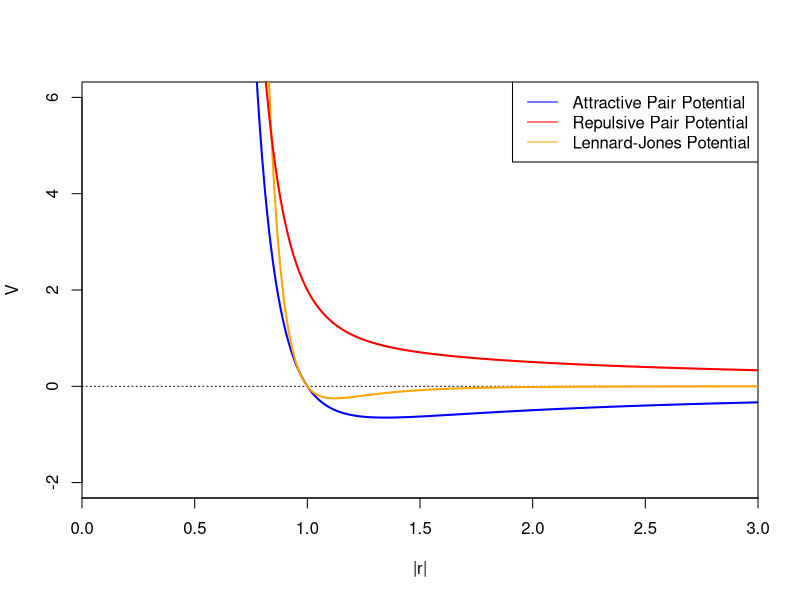
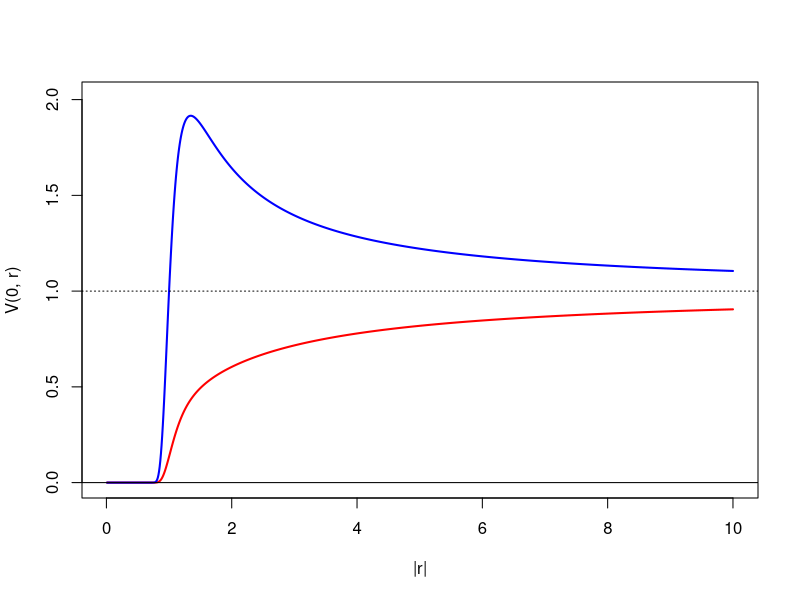
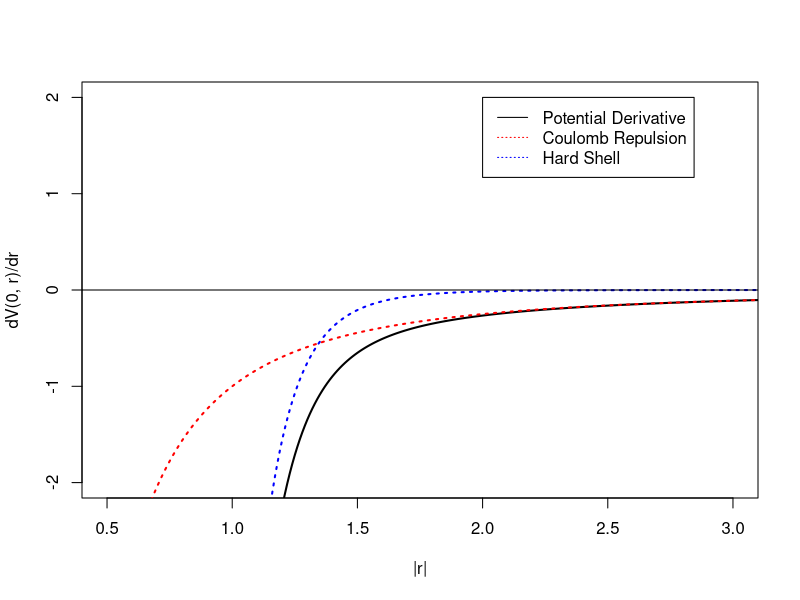
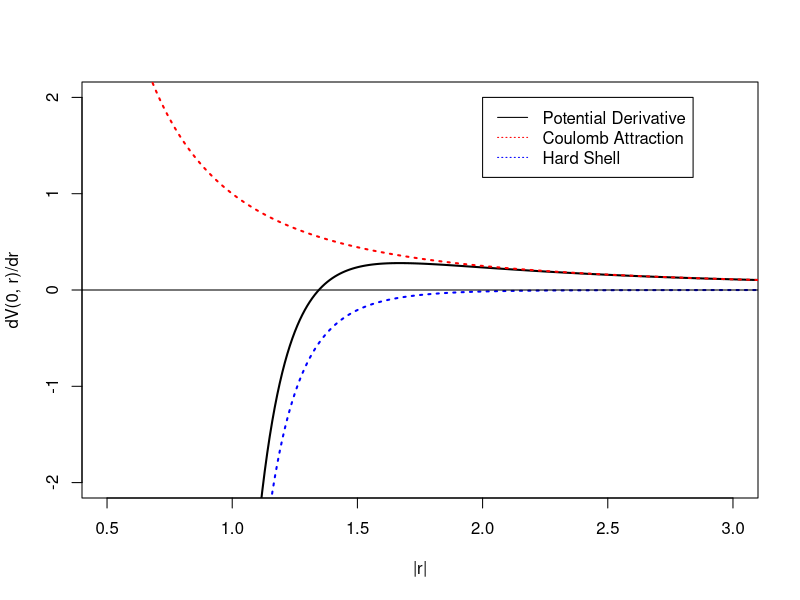
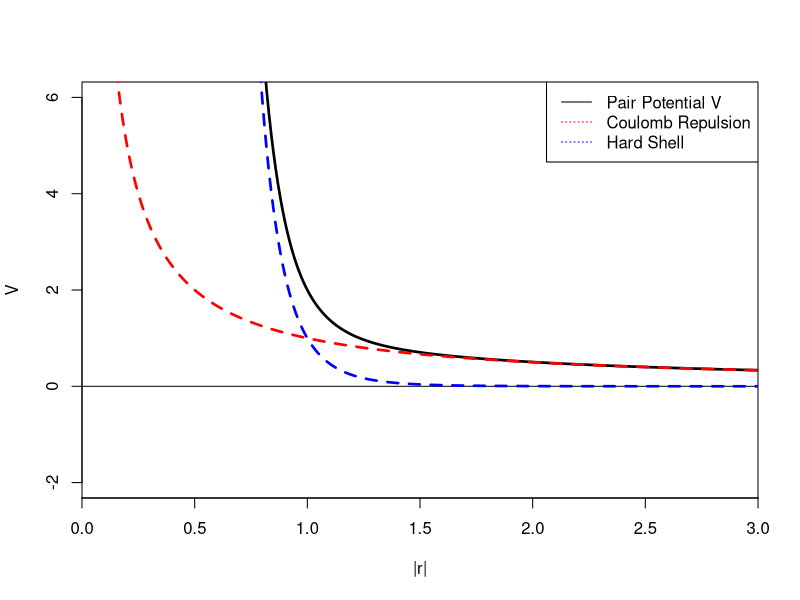
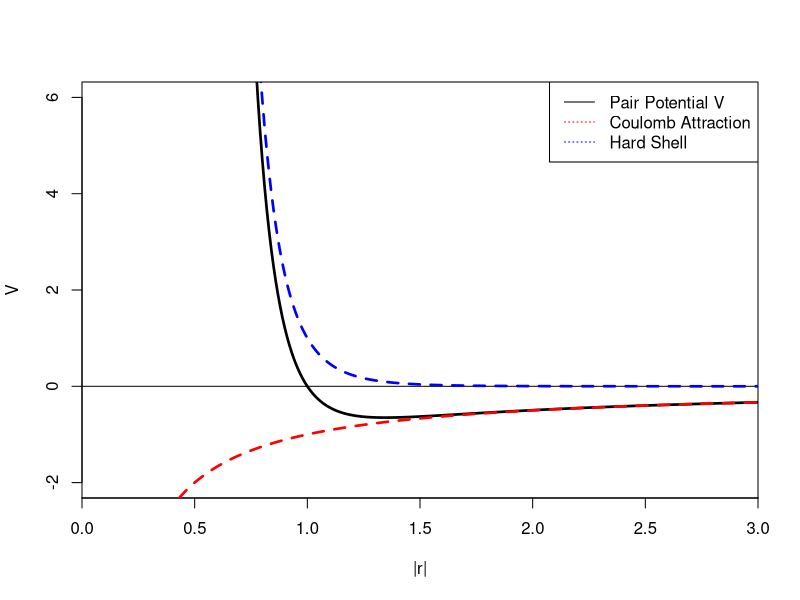

Recreate these plots in R, in order.
## ---- chunk 1
knitr::opts_chunk$set(echo = FALSE)
library(plotrix)
## ---- chunk 2
step  <- 0.01
x     <- seq(from=0, to=3, by=step)
N     <- length(x)

v1  <-  1/x
v2  <-  1/x**8
v1L <-  1/x**12
v2L <- -1/x**6

yhigh <-  6
ylow  <- -2

# par(pty="s")

pdf("pairpotential_repulsion.pdf", width=10*0.6, height=10*0.6)
plot (NA, xlim=c(0,3), ylim=c(ylow,yhigh), xlab='|r|', ylab='V', xaxs = "i")
# lines(x,  v1L+v2L   , type='l', col='red'  , lwd=2, lty=1)
# lines(x,  v1+v2   , type='l', col='red'  , lwd=2, lty=1)
abline(h=0)
lines(x,  v1+v2, col='black', lwd=2.6, lty=1)
lines(x,  v1   , col='red'  , lwd=2.6, lty=2)
lines(x,  v2   , col='blue' , lwd=2.6, lty=2)
legend("topright", legend=c("Pair Potential V", "Coulomb Repulsion", "Hard Shell"),col=c("black", "red", "blue"), lty=c(1,3,3))
# legend("topright", legend=c("Pair Potential V", "Lennard-Jones-Potential"),col=c("green", "red"), lty=c(1,3,3))
dev.off()

pdf("pairpotential_attraction.pdf", width=10*0.6, height=10*0.6)
plot (NA, xlim=c(0,3), ylim=c(ylow,yhigh), xlab='|r|', ylab='V', xaxs = "i")
abline(h=0)
lines(x, -v1+v2, col='black', lwd=2.6, lty=1)
lines(x, -v1   , col='red'  , lwd=2.6, lty=2)
lines(x,  v2   , col='blue' , lwd=2.6, lty=2)
legend("topright", legend=c("Pair Potential V", "Coulomb Attraction", "Hard Shell"),col=c("black", "red", "blue"), lty=c(1,3,3))
dev.off()
## ---- chunk 3
step  <- 0.01
x     <- seq(from=0, to=3, by=step)
N     <- length(x)

v1  <- 1/x
v2  <- 1/x**8
v1L <- 1/x**12
v2L <- -1/x**6

yhigh <- 6
ylow  <- -2

# par(pty="s")

# pdf("lennard_jones_potential.pdf", width = 10*0.7, height = 6*0.7)
plot (x,  -v1+v2, type='l', col='blue', lwd=2, lty=1, ylim=c(ylow,yhigh), xlab='|r|', ylab='V', xaxs = "i")
abline(h=0, lty=3)
lines(x,  v1L+v2L   , type='l', col='orange'  , lwd=2, lty=1)
lines(x,  v1+v2   , type='l', col='red'  , lwd=2, lty=1)
legend("topright", legend=c("Attractive Pair Potential ", "Repulsive Pair Potential" , "Lennard-Jones Potential"),col=c("blue", "red", "orange"), lty=c(1,1,1))
# dev.off()
## ---- chunk 4
step  <- 0.01
x     <- seq(from=0.01, to=10, by=step)
N     <- length(x)

v1  <- 1/x
v2  <- 1/x**8

heat <- 1

yhigh <- max(exp(-1/heat*(-v1+v2)))*1.05
ylow  <- 0

plot (x,  exp(-1/heat*(+v1+v2)), type='l', col='red' , lwd=2, lty=1, ylim=c(ylow,yhigh), xlab='|r|', ylab='V(0, r)')
lines(x,  exp(-1/heat*(-v1+v2)), type='l', col='blue', lwd=2, lty=1)
abline(h=1, lty=3)
abline(h=0)
legend(6, 3, legend=c("Coulomb Repulsion", "Coulomb Attraction"),col=c("red", "blue"), lty=c(1,1))

## ---- chunk 5
abl_1 <- -1/x**2
abl_2 <- -8/x**9

yhigh <-  2 
ylow  <- -2

plot (x,  abl_1+abl_2, type='l', col='black', lwd=2, lty=1, xlim=c(0.5,3.0), ylim=c(ylow,yhigh), xlab='|r|', ylab='dV(0, r)/dr')
lines(x,  abl_1      , type='l', col='red'  , lwd=2, lty=3)
lines(x,  abl_2      , type='l', col='blue' , lwd=2, lty=3)
abline(h=0)
legend(2, 2, legend=c("Potential Derivative", "Coulomb Repulsion", "Hard Shell"),col=c("black", "red", "blue"), lty=c(1,3,3))

plot (x, -abl_1+abl_2, type='l', col='black', lwd=2, lty=1, xlim=c(0.5,3.0), ylim=c(ylow,yhigh), xlab='|r|', ylab='dV(0, r)/dr')
lines(x, -abl_1      , type='l', col='red'  , lwd=2, lty=3)
lines(x,  abl_2      , type='l', col='blue' , lwd=2, lty=3)
abline(h=0)
legend(2, 2, legend=c("Potential Derivative", "Coulomb Attraction", "Hard Shell"),col=c("black", "red", "blue"), lty=c(1,3,3))
## ---- chunk 6

